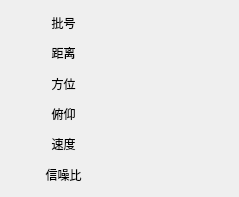
<?xml version="1.0" encoding="UTF-8"?>
<ui version="4.0">
 <class>PointInfoW</class>
 <widget class="QWidget" name="PointInfoW">
  <property name="geometry">
   <rect>
    <x>0</x>
    <y>0</y>
    <width>239</width>
    <height>197</height>
   </rect>
  </property>
  <property name="windowTitle">
   <string>Form</string>
  </property>
  <layout class="QHBoxLayout" name="horizontalLayout">
   <property name="spacing">
    <number>0</number>
   </property>
   <property name="leftMargin">
    <number>3</number>
   </property>
   <property name="topMargin">
    <number>3</number>
   </property>
   <property name="rightMargin">
    <number>3</number>
   </property>
   <property name="bottomMargin">
    <number>3</number>
   </property>
   <item>
    <layout class="QGridLayout" name="gridLayout">
     <property name="leftMargin">
      <number>6</number>
     </property>
     <property name="topMargin">
      <number>6</number>
     </property>
     <property name="rightMargin">
      <number>6</number>
     </property>
     <property name="bottomMargin">
      <number>6</number>
     </property>
     <property name="spacing">
      <number>3</number>
     </property>
     <item row="5" column="0">
      <widget class="QLabel" name="label_7">
       <property name="text">
        <string>信噪比</string>
       </property>
       <property name="alignment">
        <set>Qt::AlignCenter</set>
       </property>
      </widget>
     </item>
     <item row="1" column="1">
      <widget class="QLabel" name="range">
       <property name="text">
        <string/>
       </property>
       <property name="alignment">
        <set>Qt::AlignCenter</set>
       </property>
      </widget>
     </item>
     <item row="3" column="0">
      <widget class="QLabel" name="label_5">
       <property name="text">
        <string>俯仰</string>
       </property>
       <property name="alignment">
        <set>Qt::AlignCenter</set>
       </property>
      </widget>
     </item>
     <item row="4" column="0">
      <widget class="QLabel" name="label_6">
       <property name="text">
        <string>速度</string>
       </property>
       <property name="alignment">
        <set>Qt::AlignCenter</set>
       </property>
      </widget>
     </item>
     <item row="2" column="0">
      <widget class="QLabel" name="label_3">
       <property name="text">
        <string>方位</string>
       </property>
       <property name="alignment">
        <set>Qt::AlignCenter</set>
       </property>
      </widget>
     </item>
     <item row="2" column="1">
      <widget class="QLabel" name="azi">
       <property name="text">
        <string/>
       </property>
       <property name="alignment">
        <set>Qt::AlignCenter</set>
       </property>
      </widget>
     </item>
     <item row="1" column="0">
      <widget class="QLabel" name="label">
       <property name="text">
        <string>距离</string>
       </property>
       <property name="alignment">
        <set>Qt::AlignCenter</set>
       </property>
      </widget>
     </item>
     <item row="0" column="0">
      <widget class="QLabel" name="label_8">
       <property name="text">
        <string>批号</string>
       </property>
       <property name="alignment">
        <set>Qt::AlignCenter</set>
       </property>
      </widget>
     </item>
     <item row="3" column="1">
      <widget class="QLabel" name="ele">
       <property name="text">
        <string/>
       </property>
       <property name="alignment">
        <set>Qt::AlignCenter</set>
       </property>
      </widget>
     </item>
     <item row="4" column="1">
      <widget class="QLabel" name="speed">
       <property name="text">
        <string/>
       </property>
       <property name="alignment">
        <set>Qt::AlignCenter</set>
       </property>
      </widget>
     </item>
     <item row="5" column="1">
      <widget class="QLabel" name="SNR">
       <property name="text">
        <string/>
       </property>
       <property name="alignment">
        <set>Qt::AlignCenter</set>
       </property>
      </widget>
     </item>
     <item row="0" column="1">
      <widget class="QLabel" name="batch">
       <property name="text">
        <string/>
       </property>
       <property name="alignment">
        <set>Qt::AlignCenter</set>
       </property>
      </widget>
     </item>
    </layout>
   </item>
  </layout>
 </widget>
 <resources/>
 <connections/>
</ui>
